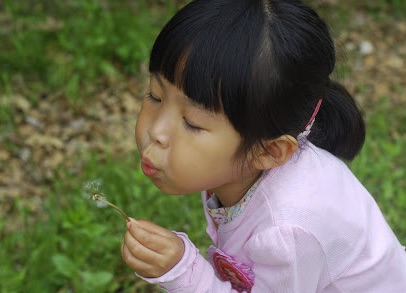
#> input picture image2025/img/girl.jpg, 406 x 293 px
$ python 03polygon.py
#> lines starting #> are read from the running program, lines starting #| are printed output that depends on the picture
import cv2
import numpy as np

img_file = "./img/girl.jpg"
img = cv2.imread(img_file)
#> img is the input picture: shape (293, 406, 3); mean B, G, R 82.4, 104.7, 105.5

cv2.rectangle(img, (50,50), (150,150), (255,0,0), 10)
cv2.rectangle(img, (300,300), (100,100), (0,255,0), 10)
cv2.rectangle(img, (450,200), (200,450), (0,0,255), 10)
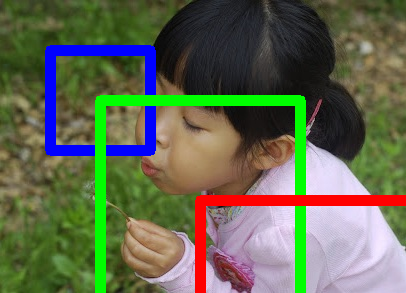
#> img: shape (293, 406, 3); mean B, G, R 80.1, 104.6, 98.9

cv2.imshow("Girl", img)
cv2.waitKey()
cv2.destroyAllWindows()

img = np.full((500,500,3), 255, dtype=np.uint8)

cv2.circle(img, (150,150), 100, (255,0,0))
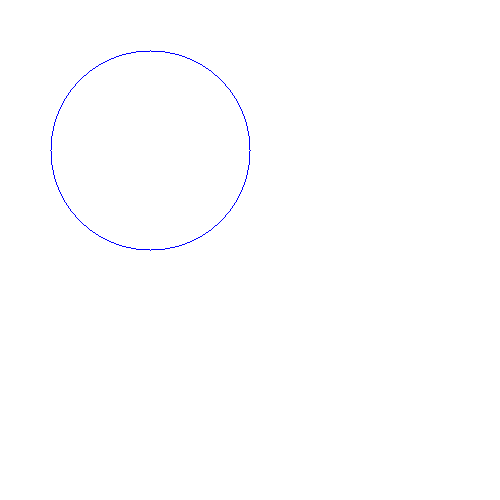
#> img: shape (500, 500, 3); mean B, G, R 255, 254.4, 254.4
cv2.circle(img, (300,150), 70, (0,255,0), 5)
cv2.circle(img, (450,200), 50, (0,0,255), -1)

cv2.imshow("Girl", img)
cv2.waitKey()
cv2.destroyAllWindows()

# 납작한 타원
cv2.ellipse(img, (325,300), (75, 50), 0, 0, 360, (255,0,0))
# 길쭉한 타원 - 아래 반원
cv2.ellipse(img, (450,300), (50, 75), 0, 0, 360, (255,0,255))

# 납작한 타원
cv2.ellipse(img, (50,425), (75, 50), 15, 0, 360, (255,0,0))
# 길쭉한 타원 - 아래 반원
cv2.ellipse(img, (200,425), (50, 75), 45, 0, 180, (255,0,255))
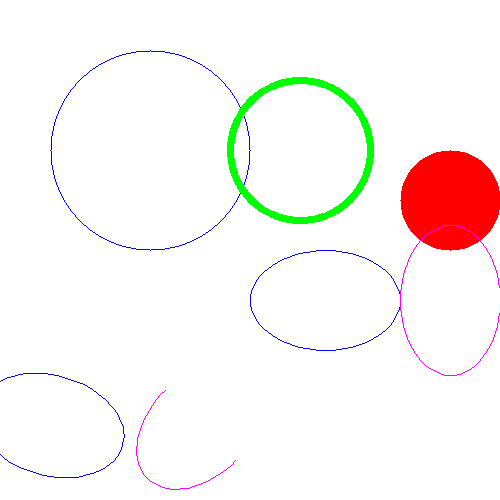
#> img: shape (500, 500, 3); mean B, G, R 243.9, 245.3, 250.6

cv2.imshow("Girl", img)
cv2.waitKey()
cv2.destroyAllWindows()
